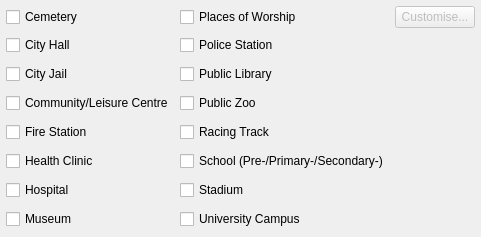
                   <widget class="QWidget" name="widget_20" native="true">
                    <property name="minimumSize">
                     <size>
                      <width>0</width>
                      <height>0</height>
                     </size>
                    </property>
                    <layout class="QGridLayout" name="gridLayout_21">
                     <property name="leftMargin">
                      <number>6</number>
                     </property>
                     <property name="topMargin">
                      <number>6</number>
                     </property>
                     <property name="rightMargin">
                      <number>6</number>
                     </property>
                     <property name="bottomMargin">
                      <number>6</number>
                     </property>
                     <item row="2" column="1">
                      <widget class="QCheckBox" name="civ_jail">
                       <property name="text">
                        <string>City Jail</string>
                       </property>
                      </widget>
                     </item>
                     <item row="4" column="1">
                      <widget class="QCheckBox" name="civ_fire">
                       <property name="text">
                        <string>Fire Station</string>
                       </property>
                      </widget>
                     </item>
                     <item row="5" column="1">
                      <widget class="QCheckBox" name="civ_clinic">
                       <property name="text">
                        <string>Health Clinic</string>
                       </property>
                      </widget>
                     </item>
                     <item row="7" column="1">
                      <widget class="QCheckBox" name="civ_museum">
                       <property name="text">
                        <string>Museum</string>
                       </property>
                      </widget>
                     </item>
                     <item row="6" column="1">
                      <widget class="QCheckBox" name="civ_hospital">
                       <property name="text">
                        <string>Hospital</string>
                       </property>
                      </widget>
                     </item>
                     <item row="3" column="1">
                      <widget class="QCheckBox" name="civ_leisure">
                       <property name="text">
                        <string>Community/Leisure Centre</string>
                       </property>
                      </widget>
                     </item>
                     <item row="0" column="1">
                      <widget class="QCheckBox" name="civ_cemetery">
                       <property name="text">
                        <string>Cemetery</string>
                       </property>
                      </widget>
                     </item>
                     <item row="1" column="1">
                      <widget class="QCheckBox" name="civ_cityhall">
                       <property name="text">
                        <string>City Hall</string>
                       </property>
                      </widget>
                     </item>
                     <item row="6" column="2">
                      <widget class="QCheckBox" name="civ_stadium">
                       <property name="text">
                        <string>Stadium</string>
                       </property>
                      </widget>
                     </item>
                     <item row="7" column="2">
                      <widget class="QCheckBox" name="civ_university">
                       <property name="text">
                        <string>University Campus</string>
                       </property>
                      </widget>
                     </item>
                     <item row="5" column="2">
                      <widget class="QCheckBox" name="civ_school">
                       <property name="text">
                        <string>School (Pre-/Primary-/Secondary-)</string>
                       </property>
                      </widget>
                     </item>
                     <item row="4" column="2">
                      <widget class="QCheckBox" name="civ_racing">
                       <property name="text">
                        <string>Racing Track</string>
                       </property>
                      </widget>
                     </item>
                     <item row="1" column="2">
                      <widget class="QCheckBox" name="civ_police">
                       <property name="text">
                        <string>Police Station</string>
                       </property>
                      </widget>
                     </item>
                     <item row="0" column="2">
                      <widget class="QCheckBox" name="civ_worship">
                       <property name="text">
                        <string>Places of Worship</string>
                       </property>
                      </widget>
                     </item>
                     <item row="3" column="2">
                      <widget class="QCheckBox" name="civ_zoo">
                       <property name="text">
                        <string>Public Zoo</string>
                       </property>
                      </widget>
                     </item>
                     <item row="2" column="2">
                      <widget class="QCheckBox" name="civ_library">
                       <property name="text">
                        <string>Public Library</string>
                       </property>
                      </widget>
                     </item>
                     <item row="0" column="3">
                      <widget class="QPushButton" name="civ_customise">
                       <property name="enabled">
                        <bool>false</bool>
                       </property>
                       <property name="maximumSize">
                        <size>
                         <width>100</width>
                         <height>16777215</height>
                        </size>
                       </property>
                       <property name="text">
                        <string>Customise...</string>
                       </property>
                      </widget>
                     </item>
                     <item row="1" column="3">
                      <spacer name="verticalSpacer_7">
                       <property name="orientation">
                        <enum>Qt::Vertical</enum>
                       </property>
                       <property name="sizeHint" stdset="0">
                        <size>
                         <width>20</width>
                         <height>23</height>
                        </size>
                       </property>
                      </spacer>
                     </item>
                     <item row="2" column="3">
                      <spacer name="verticalSpacer_8">
                       <property name="orientation">
                        <enum>Qt::Vertical</enum>
                       </property>
                       <property name="sizeHint" stdset="0">
                        <size>
                         <width>20</width>
                         <height>23</height>
                        </size>
                       </property>
                      </spacer>
                     </item>
                     <item row="3" column="3">
                      <spacer name="verticalSpacer_9">
                       <property name="orientation">
                        <enum>Qt::Vertical</enum>
                       </property>
                       <property name="sizeHint" stdset="0">
                        <size>
                         <width>20</width>
                         <height>23</height>
                        </size>
                       </property>
                      </spacer>
                     </item>
                     <item row="4" column="3">
                      <spacer name="verticalSpacer_10">
                       <property name="orientation">
                        <enum>Qt::Vertical</enum>
                       </property>
                       <property name="sizeHint" stdset="0">
                        <size>
                         <width>20</width>
                         <height>23</height>
                        </size>
                       </property>
                      </spacer>
                     </item>
                     <item row="5" column="3">
                      <spacer name="verticalSpacer_11">
                       <property name="orientation">
                        <enum>Qt::Vertical</enum>
                       </property>
                       <property name="sizeHint" stdset="0">
                        <size>
                         <width>20</width>
                         <height>23</height>
                        </size>
                       </property>
                      </spacer>
                     </item>
                     <item row="6" column="3">
                      <spacer name="verticalSpacer_12">
                       <property name="orientation">
                        <enum>Qt::Vertical</enum>
                       </property>
                       <property name="sizeHint" stdset="0">
                        <size>
                         <width>20</width>
                         <height>23</height>
                        </size>
                       </property>
                      </spacer>
                     </item>
                     <item row="7" column="3">
                      <spacer name="verticalSpacer_13">
                       <property name="orientation">
                        <enum>Qt::Vertical</enum>
                       </property>
                       <property name="sizeHint" stdset="0">
                        <size>
                         <width>20</width>
                         <height>23</height>
                        </size>
                       </property>
                      </spacer>
                     </item>
                    </layout>
                   </widget>
